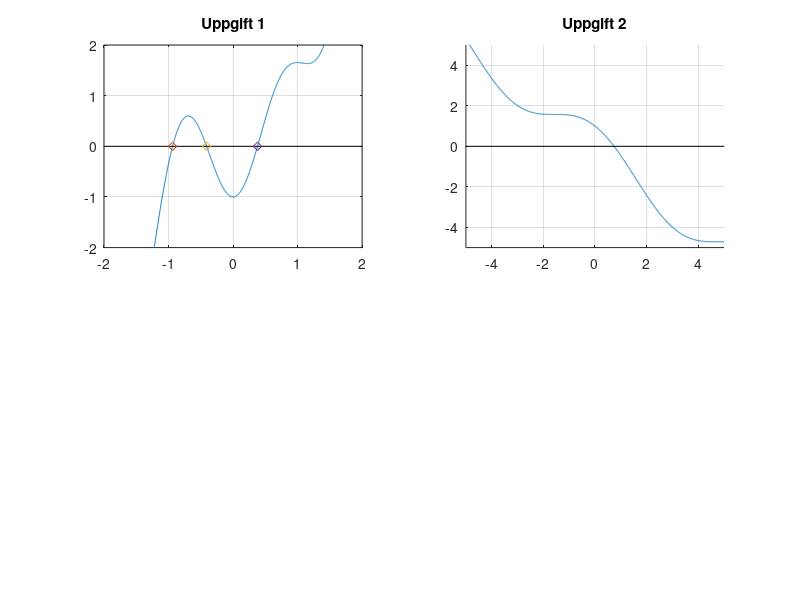

Reproduce this figure in MATLAB. (Note: this script raises an error after producing the figure.)
%% Newtons metod Anton Hedén
clc
disp('Newtons metod Anton Hedén')
disp('--------------------')

%% Uppgift 1
disp('Uppgift 1')
disp(' ')

% plotar grafen 
figure(1)
subplot(2,2,1)
f=@(x) (x.^3 - (cos(4.*x)));
x1=linspace(-10,10,10000);
plot(x1,f(x1))
hold on
plot ([-10 10],[0 0],'k')%plottar x axeln
axis([-2 2 -2 2]), grid on
title('Uppgift 1')

format long

% beräknar nollställen 
Df=@(x) (3.*x^2 + 4.*(sin(4.*x))); %Df = f'(x)
kmax=10;
tol=10^-8; %noggranheten 
x=-1;
% första nolstället
for k=1:kmax
    h=-f(x)/Df(x);
    x=x+h;
%     disp([x h]);
    if abs(h)<tol, break, end
end

plot(x,f(x),'d')
% disp([x f(x)])
fprintf('Första lösningen till f(x)=0 aproximeras till x = %f\n',x);
disp(x)

%andra nollstället
x=-0.3;
for k=1:kmax
    h=-f(x)/Df(x);
    x=x+h;
    if abs(h)<tol, break, end
end
plot(x,f(x),'d')
fprintf('Andra lösningen till f(x)=0 aproximeras till x = %f\n',x);
disp(x)

% tredje nollstället
x=0.5;
for k=1:kmax
    h=-f(x)/Df(x);
    x=x+h;
    if abs(h)<tol, break, end
end
plot(x,f(x),'d')
fprintf('Tredje lösningen till f(x)=0 aproximeras till x = %f\n',x);
disp(x)
hold off
disp('--------------------')
%% Uppgift 2
disp('Uppgift 2')
disp(' ')
% help min_newton
tol=10^-8; %noggranheten 
f=@(x)cos(x)-x;
Df=@(x)-sin(x)-1; %Df = f'(x)
x0=0;

%plottar grafen
x1=linspace(-10,10,10000);
subplot(2,2,2);
hold on
plot(x1,f(x1))

plot ([-10 10],[0 0],'k')
axis([-5 5 -5 5]), grid on
title('Uppgift 2')

%beräknar lösning
x=min_newton(f,Df,x0,tol);
fprintf('Lösningen till f(x)=0 aproximeras till x = %f\n',x);
disp(x);
plot(x,f(x),'o')
disp('--------------------')
%% Uppgift 3
disp('Uppgift 3')
disp(' ')
disp('a)')

hold on
% konstanter 
tol=10^-8; %noggranheten 

% a)
%plotar grafen

f=@(x) 0.5*(x-2).^2 - 2.*cos(2.*x)-1.5;
Df=@(x)(x-2)+ 4.*sin(2.*x); %Df = f'(x)
x1=linspace(-10,10,10000);
subplot(2,2,3);
hold on
plot(x1,f(x1))

plot ([-10 10],[0 0],'k')
axis([-5 7 -10 10]), grid on
title('Uppgift 3a')



% beräknar nollställerna 
x0=-1;
x=min_newton(f,Df,x0,tol);
fprintf('Första lösningen till f(x)=0 aproximeras till x = %f\n',x);
disp(x);
plot(x,f(x),'o')

x0=1;
x=min_newton(f,Df,x0,tol);
fprintf('Andra lösningen till f(x)=0 aproximeras till x = %f\n',x);
disp(x);
plot(x,f(x),'o')

x0=2;
x=min_newton(f,Df,x0,tol);
fprintf('Tredje lösningen till f(x)=0 aproximeras till x = %f\n',x);
disp(x);
plot(x,f(x),'o')

x0=4;
x=min_newton(f,Df,x0,tol);
fprintf('Fjärde lösningen till f(x)=0 aproximeras till x = %f\n',x);
disp(x);
plot(x,f(x),'o')


% b)

disp(' ')
disp('b)')

%plotar grafen
f=@(x) x.^3 -cos(4.*x);
Df=@(x)(3.*x.^2) + 4.*sin(4.*x); %Df = f'(x)
x1=linspace(-10,10,10000);
subplot(2,2,4);
hold on
plot(x1,f(x1))

plot ([-10 10],[0 0],'k')
axis([-3 3 -5 5]), grid on
title('Uppgift 3b')



% beräknar nollställerna 
x0=-1.2;
x=min_newton(f,Df,x0,tol);
fprintf('Första lösningen till f(x)=0 aproximeras till x = %f\n',x);
disp(x);
plot(x,f(x),'o')

x0=-0.4;
x=min_newton(f,Df,x0,tol);
fprintf('Andra lösningen till f(x)=0 aproximeras till x = %f\n',x);
disp(x);
plot(x,f(x),'o')

x0=0.4;
x=min_newton(f,Df,x0,tol);
fprintf('Tredje lösningen till f(x)=0 aproximeras till x = %f\n',x);
disp(x);
plot(x,f(x),'o')

disp('--------------------')
%% Uppgift 4
disp('Uppgift 4')
disp(' ')
figure(2)
subplot(1,1,1)
g=@(x)(3+sin(2.*x));
h=@(x)(1+(exp(0.003*x.^2)));
f=@(x)((g(x)./h(x)))-1.2

%plotar grafen
x=linspace(-19,19,100000);
hold on 
plot(x,f(x))
axis([-19 19 -2 2]), grid on
title('Uppgift 4')
hold on 

% plottar x axeln
plot ([-19 19],[0 0],'k')



% ginput låtter användaren gissa alla nollställen och ritar sedan an cirkel
% i det närmsta nollstället 
text(-15, 1.5, ['Tryck på de punkter där  ', char(10), 'det ser ut som grafen skär x axeln.',char(10),'Avsluta med att högerklicka']) % Förklarar vad som ska göras när man ritar in grafen
n=0;
while 1 % För evigt,1 står ju för sant
       [xi,yi,knapp]=ginput(1); % Ny punkt, knapp är den musknapp som trycktes på

    if knapp~=1 % Om knapp inte vänster musknapp ...
         break % ... så avbryts whilesatsen
    end
        %plot(xi,0,'o')% ... och ritas ut den punkt du tryckte på
        x=fzero(f,xi); %beräknar f(x)= 0
        plot(x,0,'o')% ... och ritar ut närmaste lösning till den punkt du tryckt på
        n=n+1; % berättar vilken punkt vi är på 
        fprintf('Lösningen i punkt %.0f aproximeras till x = %f\n',n,x);
end 


disp('--------------------')
